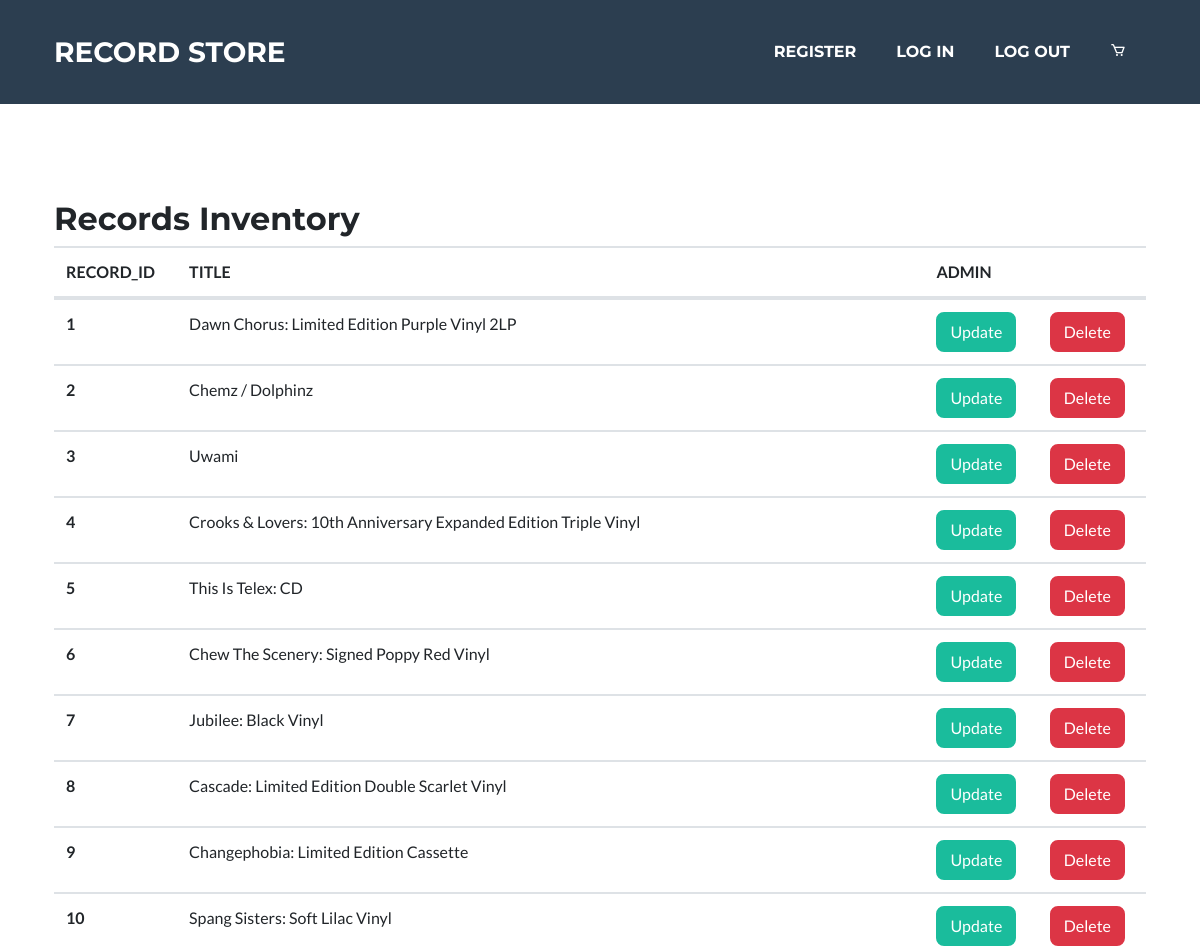
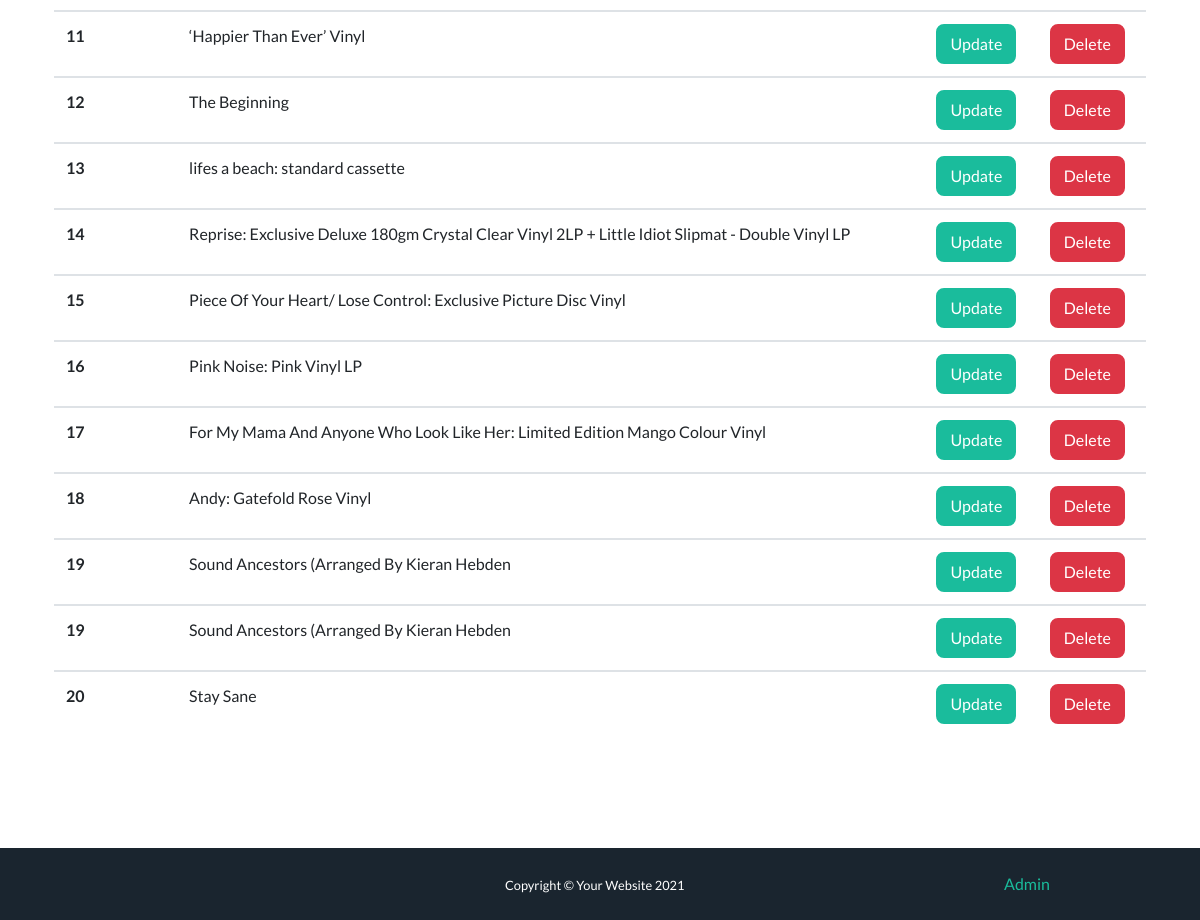
Screenshot of /admin/products (signed in) with the database file from the repository (2 pictures, top to bottom).
### tables this page shows
CREATE TABLE `records_has_artists` (
  `id_record` int(11) NOT NULL,
  `id_artist` int(11) NOT NULL
);

CREATE TABLE `records` (
  `id_record` int(11) NOT NULL,
  `title` varchar(200) DEFAULT NULL,
  `description` varchar(1000) DEFAULT NULL,
  `price` decimal(11,0) DEFAULT NULL,
  `year_released` varchar(4) DEFAULT NULL,
  `cover` varchar(45) DEFAULT NULL,
  `stock` int(11) NOT NULL
);

### models/Database.php (called while the page is built, shortened)
<?php
 class Database{
    private $conn = null;
    public function __construct($database, $username="root", $password="root", $servername="localhost")
    {
        $dsn = "mysql:host=$servername;dbname=$database;charset=UTF8";
        try {
            $this->conn = new PDO($dsn, $username, $password);
            $this->conn->setAttribute(PDO::ATTR_ERRMODE, PDO::ERRMODE_EXCEPTION);
        } catch (PDOException $e) {
            echo "Connection failed: " . $e->getMessage();
        }
    }
    private function execute($statement, $input_parameters = []){
        try{
            $stmt = $this->conn->prepare($statement);
            $stmt->execute($input_parameters);
            return $stmt;
        }catch(PDOException $e){
            echo "Error: " . $e->getMessage() . "<br>";
            throw new Exception($e->getMessage());
        }
    }
    public function select($statement, $input_parameters = []){
        $stmt = $this->execute($statement, $input_parameters);
        return $stmt->fetchAll();
    }
}

### models/AdminModel.php (called while the page is built, shortened)
<?php
class AdminModel
{
    private $db;
    public function __construct($database)
    {
        $this->db = $database;
    }
    public function fetchAllRecords()
    {
        $records = $this->db->select(
            "SELECT * FROM records
        JOIN records_has_artists
        ON records.id_record=records_has_artists.id_record
        JOIN artists
        ON records_has_artists.id_artist=artists.id_artist
        "
        );
        return $records;
    }
}

### views/AdminView.php (the view, shortened to what this page needs)
<?php
class AdminView
{
    public function viewHeader($title)
    {
        include_once("views/partials/header.php");
    }
    public function viewFooter()
    {
        include_once("views/partials/footer.php");
    }
    public function viewTableRow($record)
    {
        $tableRow = <<<HTML
            <tr>
            <th scope="row">$record[id_record]</th>
            <td>$record[title]</td>
            <td><a class="btn btn-primary">Update</a></td>
            <td><a class="btn btn-danger">Delete</a></td>
            </tr>
        HTML;
        echo $tableRow;
    }
    public function viewAllProducts($records)
    {
        $tableStart = <<<HTML
        <div class="container masthead">
            <h2>Records Inventory</h2>
            <table class="table mt-2">
                <thead>
                    <tr>
                    <th scope="col">RECORD_ID</th>
                    <th scope="col">TITLE</th>
                    <th scope="col">ADMIN</th>
                    <th scope="col"></th>
                    </tr>
                </thead>
                <tbody>
        HTML;
        echo $tableStart;
        foreach ($records as $record) {
            $this->viewTableRow($record);
        }
        $tableEnd = <<<HTML
            </tbody>
            </table>
        </div>
        HTML;
        echo $tableEnd;
    }
}

### index.php (shortened to what this page needs)
<?php
require_once("models/Database.php");
require_once("models/AdminModel.php");
require_once("views/AdminView.php");
require_once("controllers/AdminController.php");
$database = new Database("recordstoreDB", "root", "root");
$adminModel = new AdminModel($database);
$adminView  = new AdminView();
$adminController = new AdminController($adminModel, $adminView);
$url = getUrl();
$page = $url[0] ?? "";
$param = $url[1] ?? "";
switch ($page) {
    case "admin":
        $adminController->admin($param);
        break;
}
function getUrl()
{
    if (isset($_GET['url'])) {
        $url = rtrim($_GET['url'], '/');
        $url = filter_var($url, FILTER_SANITIZE_URL);
        $url = explode('/', $url);
        return $url;
    }
}

### views/partials/header.php (shortened to what this page needs)
<!DOCTYPE html>
<html lang="en">
<head>
    <link href='https://unpkg.com/boxicons@2.0.7/css/boxicons.min.css' rel='stylesheet'>
    <link rel="stylesheet" href="<?= URLROOT ?>/css/styles.css">
</head>
<body id="page-top">
    <nav class="navbar navbar-expand-lg bg-secondary text-uppercase fixed-top" id="mainNav">
        <div class="container">
            <a class="navbar-brand js-scroll-trigger" href="<?= URLROOT ?>">Record Store</a>
            <div class="collapse navbar-collapse" id="navbarResponsive">
                <ul class="navbar-nav ml-auto">
                    <li class="nav-item mx-0 mx-lg-1"><a class="nav-link py-3 px-0 px-lg-3 rounded js-scroll-trigger" href="<?= URLROOT ?>register">Register</a></li>
                    <li class="nav-item mx-0 mx-lg-1"><a class="nav-link py-3 px-0 px-lg-3 rounded js-scroll-trigger" href="<?= URLROOT ?>login">Log In</a></li>
                    <li class="nav-item mx-0 mx-lg-1"><a class="nav-link py-3 px-0 px-lg-3 rounded js-scroll-trigger" href="<?= URLROOT ?>logout.php">Log Out</a></li>
                    <li class="nav-item mx-0 mx-lg-1"><a class="nav-link py-3 px-0 px-lg-3 rounded js-scroll-trigger" href="<?= URLROOT ?>cart"><i id="cart-icon" class='bx bx-cart'></i></a></li>
                </ul>
            </div>
        </div>
    </nav>

### controllers/AdminController.php (shortened to what this page needs)
<?php
class AdminController
{
    private $model;
    private $view;
    public function __construct($model, $view)
    {
        $this->model = $model;
        $this->view = $view;
    }
    public function admin($param)
    {
        $this->getHeader("Admin");
        switch ($param) {
            case "products":
                $records = $this->getAllProducts();
                $this->view->viewAllProducts($records);
                break;
        }
        $this->getFooter();
    }
    private function getHeader($title)
    {
        $this->view->viewHeader($title);
    }
    private function getAllProducts()
    {
        return $this->model->fetchAllRecords();
    }
    private function getFooter()
    {
        $this->view->viewFooter();
    }
}

### views/partials/footer.php (shortened to what this page needs)
<footer class="">
    <div class="copyright py-4 text-white">
        <div class="container">
            <div class="row">
                <div class="col-10">
                    <small class="offset-6">
                        Copyright &copy; Your Website
                    </small>
                </div>
                <div class="col-2">
                    <a href="<?= URLROOT ?>admin" class="">Admin</a>
                </div>
            </div>
        </div>
    </div>
</footer>
</body>
</html>

### rows the page displays
records_has_artists: id_record "1", id_record.title "Dawn Chorus: Limited Edition Purple Vinyl 2LP"
records_has_artists: id_record "2", id_record.title "Chemz / Dolphinz"
records_has_artists: id_record "3", id_record.title "Uwami"
records_has_artists: id_record "4", id_record.title "Crooks & Lovers: 10th Anniversary Expanded Edition Triple Vinyl"
records_has_artists: id_record "5", id_record.title "This Is Telex: CD"
records_has_artists: id_record "6", id_record.title "Chew The Scenery: Signed Poppy Red Vinyl"
records_has_artists: id_record "7", id_record.title "Jubilee: Black Vinyl"
records_has_artists: id_record "8", id_record.title "Cascade: Limited Edition Double Scarlet Vinyl"
records_has_artists: id_record "9", id_record.title "Changephobia: Limited Edition Cassette"
records_has_artists: id_record "10", id_record.title "Spang Sisters: Soft Lilac Vinyl"
records_has_artists: id_record "11", id_record.title "‘Happier Than Ever’ Vinyl"
records_has_artists: id_record "12", id_record.title "The Beginning"
records_has_artists: id_record "13", id_record.title "lifes a beach: standard cassette"
records_has_artists: id_record "14", id_record.title "Reprise: Exclusive Deluxe 180gm Crystal Clear Vinyl 2LP + Little Idiot Slipmat - Double Vinyl LP"
records_has_artists: id_record "15", id_record.title "Piece Of Your Heart/ Lose Control: Exclusive Picture Disc Vinyl"
records_has_artists: id_record "16", id_record.title "Pink Noise: Pink Vinyl LP"
records_has_artists: id_record "17", id_record.title "For My Mama And Anyone Who Look Like Her: Limited Edition Mango Colour Vinyl"
records_has_artists: id_record "18", id_record.title "Andy: Gatefold Rose Vinyl"
records_has_artists: id_record "19", id_record.title "Sound Ancestors (Arranged By Kieran Hebden"
records_has_artists: id_record "19", id_record.title "Sound Ancestors (Arranged By Kieran Hebden"
records_has_artists: id_record "20", id_record.title "Stay Sane"
